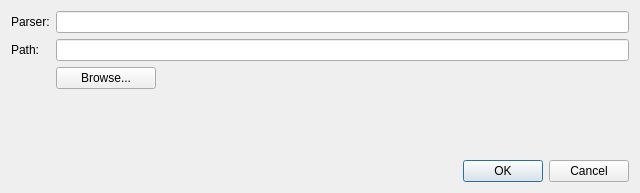
<?xml version="1.0" encoding="UTF-8"?>
<ui version="4.0">
 <class>addParser</class>
 <widget class="QDialog" name="addParser">
  <property name="geometry">
   <rect>
    <x>0</x>
    <y>0</y>
    <width>640</width>
    <height>193</height>
   </rect>
  </property>
  <property name="windowTitle">
   <string>Add Parser</string>
  </property>
  <layout class="QGridLayout" name="gridLayout">
   <item row="4" column="0" colspan="2">
    <widget class="QDialogButtonBox" name="buttonBox">
     <property name="orientation">
      <enum>Qt::Horizontal</enum>
     </property>
     <property name="standardButtons">
      <set>QDialogButtonBox::Cancel|QDialogButtonBox::Ok</set>
     </property>
    </widget>
   </item>
   <item row="0" column="0" colspan="2">
    <layout class="QFormLayout" name="formLayout">
     <property name="sizeConstraint">
      <enum>QLayout::SetMinAndMaxSize</enum>
     </property>
     <property name="fieldGrowthPolicy">
      <enum>QFormLayout::AllNonFixedFieldsGrow</enum>
     </property>
     <item row="2" column="0">
      <widget class="QLabel" name="label_2">
       <property name="text">
        <string>Path:</string>
       </property>
      </widget>
     </item>
     <item row="2" column="1">
      <widget class="QLineEdit" name="lineEdit_2"/>
     </item>
     <item row="1" column="1">
      <widget class="QLineEdit" name="lineEdit_3"/>
     </item>
     <item row="1" column="0">
      <widget class="QLabel" name="label_3">
       <property name="text">
        <string>Parser:</string>
       </property>
      </widget>
     </item>
     <item row="3" column="1">
      <widget class="QPushButton" name="pushButton">
       <property name="maximumSize">
        <size>
         <width>100</width>
         <height>16777215</height>
        </size>
       </property>
       <property name="text">
        <string>Browse...</string>
       </property>
      </widget>
     </item>
    </layout>
   </item>
  </layout>
 </widget>
 <resources/>
 <connections>
  <connection>
   <sender>buttonBox</sender>
   <signal>accepted()</signal>
   <receiver>addParser</receiver>
   <slot>accept()</slot>
   <hints>
    <hint type="sourcelabel">
     <x>248</x>
     <y>254</y>
    </hint>
    <hint type="destinationlabel">
     <x>157</x>
     <y>274</y>
    </hint>
   </hints>
  </connection>
  <connection>
   <sender>buttonBox</sender>
   <signal>rejected()</signal>
   <receiver>addParser</receiver>
   <slot>reject()</slot>
   <hints>
    <hint type="sourcelabel">
     <x>316</x>
     <y>260</y>
    </hint>
    <hint type="destinationlabel">
     <x>286</x>
     <y>274</y>
    </hint>
   </hints>
  </connection>
 </connections>
</ui>
